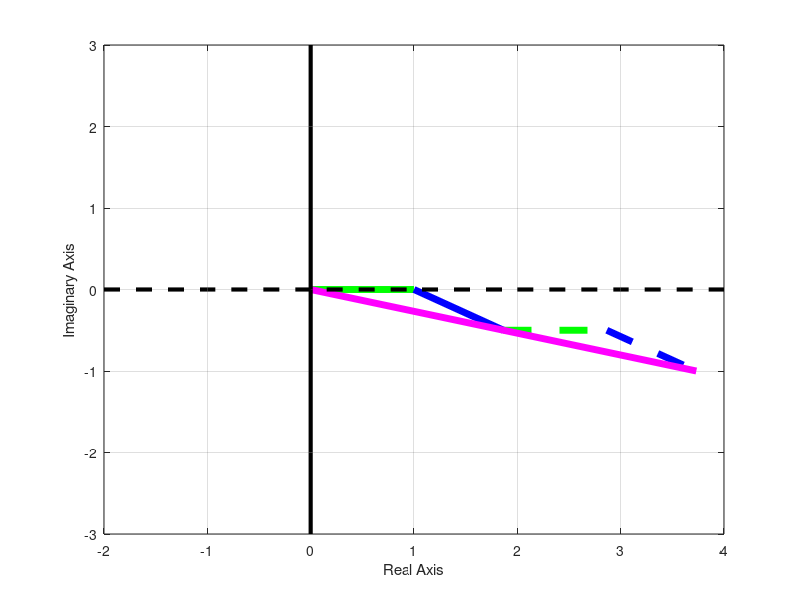

Recreate this plot in MATLAB.

figure();

plot([0,1],[0,0],'g','LineWidth',5);
hold on;
plot([1,1+cosd(330)],[0,sind(330)],'b','LineWidth',5);
hold on;
plot([1+cosd(330),1+cosd(330)+1],[sind(330),sind(330)],'--g','LineWidth',5)
hold on;
plot([1+cosd(330)+1,1+cosd(330)+1+cosd(330)],[sind(330),sind(330)+sind(330)],'--b','LineWidth',5)
grid on;
plot([0,1+cosd(330)+1+cosd(330)],[0,sind(330)+sind(330)],'m','LineWidth',5)
hold on; 
plot([0 0 0 0 0 0 0],[-3 -2 -1 0 1 2 3 ],'k','LineWidth',3)
plot([-2 -1 0 1 2 3 4] ,[0 0 0 0 0 0 0],'--k','LineWidth',3)
xlabel('Real Axis')
ylabel('Imaginary Axis')
